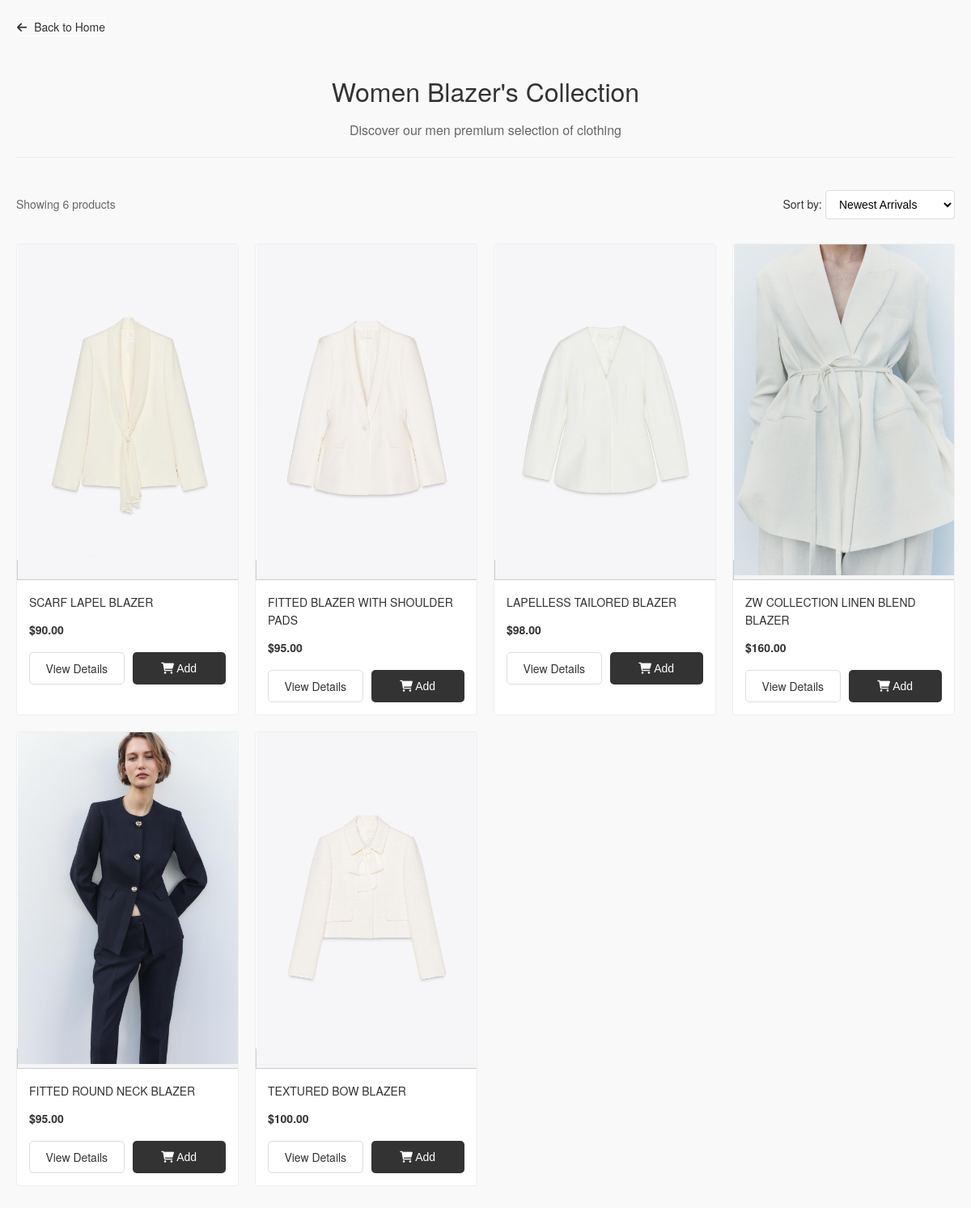
The app's page /women/blazers/ with its own data.
### clothes/models.py (models this page shows, shortened)
class Product(models.Model):
    CATEGORY_CHOICES = [
        ('men', 'Men'),
        ('women', 'Women'),
    ]
    SUBCATEGORY_CHOICES = [
        ('shirts', 'Shirts'),
        ('t_shirts', 'T-Shirts'),
        ('polo_shirts', 'Polo Shirt'),
        ('jeans', 'Jeans'),
        ('jackets', 'Jackets'),
        ('blazers', 'Blazers'),
        ('dresses', 'Dresses'),
        ('trousers', 'Trousers'),
        ('hoodies_sweatshirts', 'Hoodies | Sweatshirts'),
        ('sweaters_cardigans', 'Sweater | Cardigans'),
        ('tops', 'Tops'),
        ('shorts', 'Shorts'),
        ('shoes', 'Shoes'),
        ('bags', 'Bags'),
        ('accessories', 'Accessories'),
        ('perfume', 'Perfume'),
    ]
    SIZE_CHOICES = [
        ('XS', 'Extra Small'),
        ('S', 'Small'),
        ('M', 'Medium'),
        ('L', 'Large'),
        ('XL', 'Extra Large'),
    ]
    product_id = models.CharField(max_length=50, unique=True)  # Barcode or unique ID
    name = models.CharField(max_length=200)
    category = models.CharField(max_length=50, choices=CATEGORY_CHOICES)
    subcategory = models.CharField(max_length=50, choices=SUBCATEGORY_CHOICES)
    description = models.TextField()
    sku = models.CharField(max_length=50, unique=True, blank=True, null=True)
    stock = models.PositiveIntegerField(default=0)
    price = models.DecimalField(max_digits=10, decimal_places=2)
    size = models.CharField(max_length=50, choices=SIZE_CHOICES)  # Size options
    image_name = models.CharField(max_length=100, blank=True, null=True)

### clothes/views.py (the view)
# urls.py: path('women/blazers/', views.women_blazers, name='women/women_blazers'),
def women_blazers(request):
    products = Product.objects.filter(category='women', subcategory='blazers')
    return render(request, 'women/women_blazers.html', {'products': products})

### clothes/templates/women/women_blazers.html (shortened to what this page needs)
{% load static %}
<!DOCTYPE html>
<html lang="en">
<head>
    <link rel="stylesheet" href="https://cdnjs.cloudflare.com/ajax/libs/font-awesome/6.0.0/css/all.min.css">
    <link rel="stylesheet" href="{% static 'Shop/shop.css' %}">
</head>
<body>
    <div class="shop-container">
        <a href="/" class="back-button">
            <i class="fas fa-arrow-left"></i> Back to Home
        </a>
        <div class="shop-header">
            <h1>Women Blazer's Collection</h1>
            <p class="shop-subtitle">Discover our men premium selection of clothing</p>
        </div>
        <div class="shop-toolbar">
            <div class="results-count">
                Showing {{ products.count }} products
            </div>
            <div class="sort-options">
                <label for="sort">Sort by:</label>
                <select id="sort" name="sort">
                    <option value="newest">Newest Arrivals</option>
                </select>
            </div>
        </div>
        <div class="product-grid">
            {% for product in products %}
            <div class="product-card">
                <a href="{% url 'product_detail' product.id %}" class="product-image">
                    <img src="{% static 'Shop/' %}{{ product.image_name }}" alt="{{ product.name }}" loading="lazy">
                </a>
                <div class="product-info">
                    <h3>{{ product.name }}</h3>
                    <div class="price">
                        {% if product.discount_price %}
                        <span class="current-price">${{ product.discount_price }}</span>
                        <span class="original-price">${{ product.price }}</span>
                        {% else %}
                        <span class="current-price">${{ product.price }}</span>
                        {% endif %}
                    </div>
                    <div class="product-actions">
                        <a href="{% url 'product_detail' product.id %}" class="view-btn">View Details</a>
                        <button class="add-btn" data-product-id="{{ product.id }}">
                            <i class="fas fa-shopping-cart"></i> Add
                        </button>
                    </div>
                </div>
            </div>
            {% endfor %}
        </div>
    </div>
</body>
</html>

### static/Shop/shop.css (style rules this page uses)
body { font-family: 'Helvetica Neue', Arial, sans-serif; line-height: 1.6; color: #333; background-color: #f9f9f9; margin: 0; padding: 0; }
.shop-container { max-width: 1200px; margin: 0 auto; padding: 20px; }
.back-button { display: inline-block; margin-bottom: 20px; color: #333; text-decoration: none; font-size: 14px; transition: color 0.3s; border-radius: 5px; border: 1px solid #fff; }
.back-button i { margin-right: 5px; }
.shop-header { text-align: center; margin-bottom: 40px; padding-bottom: 20px; border-bottom: 1px solid #eee; }
.shop-header h1 { font-size: 32px; margin-bottom: 10px; font-weight: 500; }
.shop-subtitle { color: #666; font-size: 16px; margin: 0; }
.shop-toolbar { display: flex; justify-content: space-between; align-items: center; margin-bottom: 30px; }
.results-count { font-size: 14px; color: #666; }
.sort-options { align-items: center; gap: 10px; }
.sort-options label { font-size: 14px; }
.sort-options select { padding: 8px 12px; border: 1px solid #ddd; border-radius: 4px; background-color: white; font-size: 14px; }
.product-grid { display: grid; grid-template-columns: repeat(4,1fr); gap: 25px; margin-bottom: 40px; }
.product-card { background: white; border: 1px solid #eee; border-radius: 4px; overflow: hidden; transition: transform 0.3s, box-shadow 0.3s; }
.product-image { width: calc(20% - 15px); text-align: center; border: 1px solid #ccc; background-color: #f5f5f5; }
.product-image img { max-width: 100%; max-height: auto; }
.product-info { padding: 15px; }
.product-info h3 { font-size: 16px; margin: 0 0 10px; font-weight: 500; }
.price { margin-bottom: 15px; }
.current-price { font-weight: 700; color: #333; }
.product-actions { display: flex; gap: 10px; }
.view-btn, .add-btn { flex: 1; padding: 8px; font-size: 14px; text-align: center; border-radius: 5px; transition: all 0.3s; }
.view-btn { background: white; color: #333; border: 1px solid #ddd; text-decoration: none; }
.add-btn { background: #333; color: white; border: none; cursor: pointer; }
@media (max-width: 1536px) { .product-grid { grid-template-columns: repeat(4, 1fr); gap: 20px; } }
@media (max-width: 1536px) { .product-info h3 { font-size: 14px; } }
@media (max-width: 1536px) { .current-price { font-size: 14px; } }
@media (max-width: 1280px) { .product-grid { grid-template-columns: repeat(4, 1fr); gap: 20px; } }
@media (max-width: 1280px) { .product-info h3 { font-size: 14px; } }
@media (max-width: 1280px) { .current-price { font-size: 14px; } }

### records on screen
Product: image_name (picture), name "SCARF LAPEL BLAZER", price "90.00"
Product: image_name (picture), name "FITTED BLAZER WITH SHOULDER PADS", price "95.00"
Product: image_name (picture), name "LAPELLESS TAILORED BLAZER", price "98.00"
Product: image_name (picture), name "ZW COLLECTION LINEN BLEND BLAZER", price "160.00"
Product: image_name (picture), name "FITTED ROUND NECK BLAZER", price "95.00"
Product: image_name (picture), name "TEXTURED BOW BLAZER", price "100.00"

### other values on screen
{{ products.count }} "6"
